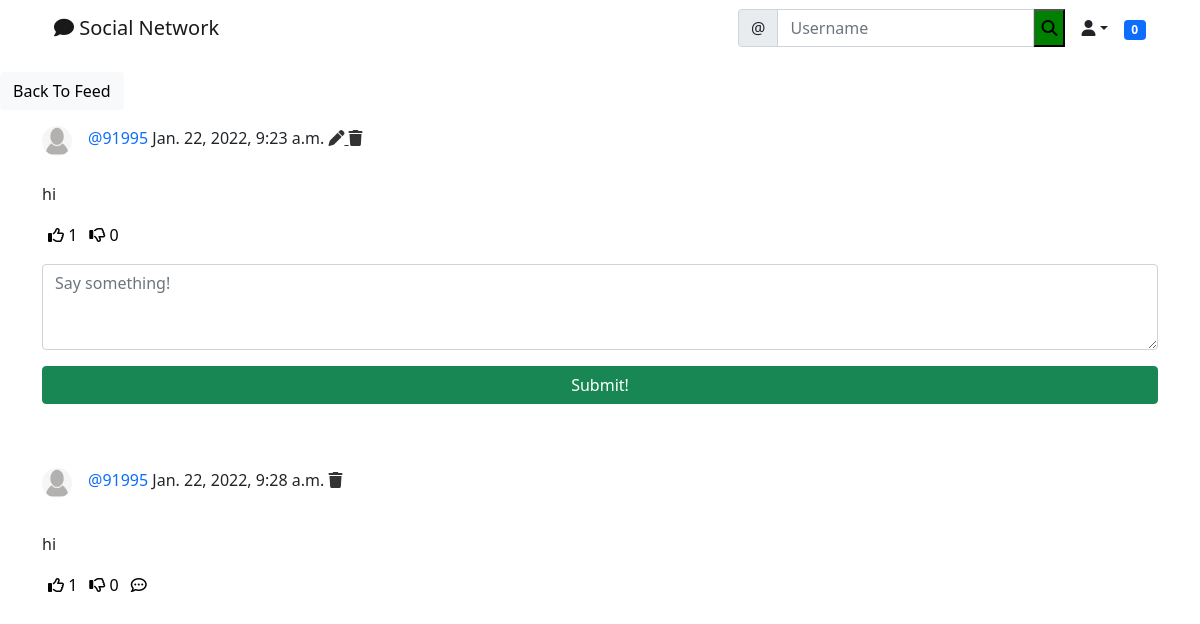
Screenshot of /social/post/16 (signed in) with the database file from the repository.
### social/models.py (models this page shows)
class Post(models.Model):
    body = models.TextField()
    image = models.ImageField(
        upload_to="uploads/post_photos", null=True, blank=True)
    created_on = models.DateTimeField(default=timezone.now)
    author = models.ForeignKey(User, on_delete=models.CASCADE)
    likes = models.ManyToManyField(User, blank=True, related_name='likes')
    dislikes = models.ManyToManyField(
        User, blank=True, related_name='dislikes')

class UserProfile(models.Model):
    user = models.OneToOneField(User, primary_key=True, verbose_name='user',
                                related_name='profile', on_delete=models.CASCADE)
    name = models.CharField(max_length=30, blank=True, null=True)
    bio = models.TextField(max_length=500, blank=True, null=True)
    birth_date = models.DateField(blank=True, null=True)
    location = models.CharField(max_length=100, blank=True, null=True)
    picture = models.ImageField(upload_to='uploads/profile_pictures',
                                default='uploads/profile_pictures/default.png', blank=True)
    followers = models.ManyToManyField(
        User, blank=True, related_name='followers')
    online = models.BooleanField(default=False)

class Comment(models.Model):
    comment = models.TextField()
    created_on = models.DateTimeField(default=timezone.now)
    author = models.ForeignKey(User, on_delete=models.CASCADE)
    post = models.ForeignKey('Post', on_delete=models.CASCADE)
    likes = models.ManyToManyField(
        User, blank=True, related_name='comment_likes')
    dislikes = models.ManyToManyField(
        User, blank=True, related_name='commment_dislikes')
    parent = models.ForeignKey(
        'self', on_delete=models.CASCADE, blank=True, null=True, related_name='+')
    @property
    def children(self):
        return Comment.objects.filter(parent=self).order_by('-created_on').all()
    @property
    def is_parent(self):
        if self.parent is None:
            return True
        else:
            return False

### social/views.py (the view, shortened to what this page needs)
# urls.py: path('post/<int:pk>', PostDetialView.as_view(), name='post_detail'),
class PostDetialView(LoginRequiredMixin, View):
    def get(self, request, pk, *args, **kwargs):
        post = Post.objects.get(pk=pk)
        form = CommentForm()
        comments = Comment.objects.filter(post=post).order_by('-created_on')
        context = {'post': post, 'form': form, 'comments': comments}
        return render(request, 'social/post_detail.html', context)

### social/forms.py
class CommentForm(forms.ModelForm):
    comment = forms.CharField(
        label='',
        widget=forms.Textarea(attrs={
            'rows': 3,
            'placeholder': 'Say something!'
        })
    )
    class Meta:
        model = Comment
        fields = ['comment']

### landing/templatetags/custom_tags.py (called while the page is built)
@register.inclusion_tag('social/show_notifications.html', takes_context=True)
def show_notifications(context):
    request_user = context['request'].user
    notifications = Notification.objects.filter(
        to_user=request_user).exclude(user_has_seen=True).order_by('-date')
    return {'notifications': notifications}

### social/templates/social/post_detail.html (shortened to what this page needs)
{% extends "landing/base.html" %}
{% load crispy_forms_tags %}
{% load static %}
{% block content %}
<div class="row  mt-3">
  <div class="col-md-5 col-sm-12">
    <a href="{%url 'post_list'%}" class="btn btn-light">Back To Feed</a>
  </div>
</div>
<div class="container-md">
  <div class="row justify-content-center mt-3">
    <div class="">
        <a href="{% url 'profile' post.author.profile.pk%}">
        <img src="{{post.author.profile.picture.url}}" alt="" class="rounded-circle" style="float: left; margin-right: 1rem" height="30" width="30">
        <p style="padding-top: 0.5 rem;">
          <a href="{% url 'profile' post.author.profile.pk%}" style="text-decoration: none" class="text-primary"> @{{post.author}}</a> {{post.created_on}} {% if request.user == post.author %}<a href="{%url 'post_edit' post.pk%}" style="color: #333"> <i class="fas fa-pen"></i> </a><a href="{%url 'post_delete' post.pk%}" style="color:#333"> <i class="fas fa-trash"></i>  </a>{% endif %}
        </p>
        </a>
    </div>
      <p>{{post.body}}</p>
      <div class="d-flex flex-row">
        <form class="" action="{% url 'like' post.pk%}" method="post">
          <button type="submit" style="background-color: transparent; border: none; box-shadow: none;"> <i class="far fa-thumbs-up"></i>  <span>{{post.likes.all.count}}</span> </button>
        </form>
        <form class="" action="{% url 'dislike' post.pk%}" method="post">
          <button type="submit" style="background-color: transparent; border: none; box-shadow: none;"> <i class="far fa-thumbs-down"></i>  <span>{{post.dislikes.all.count}}</span> </button>
        </form>
      </div>
  </div>
</div>
<div class="container-md">
  <div class="row justify-content-center mt-3">
    <div class="col md-5 col-sm-12">
      <form method="POST">
        {{ form|crispy }}
        <div class="d-grid gap-2">
          <button  class="btn btn-success mt-3 mb-5">Submit!</button>
        </div>
      </form>
    </div>
  </div>
</div>
<div class="container-md">
  <div class="row justify-content-center mt-3">
    <div class="col md-5 col-sm-12">
      {% for comment in  comments%}
      {%if comment.is_parent%}
      <div class="">
          <a href="{% url 'profile' comment.author.profile.pk%}">
          <img src="{{comment.author.profile.picture.url}}" alt="" class="rounded-circle" style="float: left; margin-right: 1rem" height="30" width="30">
          <p style="padding-top: 0.5 rem;">
            <a href="{% url 'profile' comment.author.profile.pk%}" style="text-decoration: none" class="text-primary"> @{{comment.author}} </a> {{comment.created_on}} {% if request.user == comment.author %} <a href="{%url 'comment_delete' post.pk comment.pk%}" style="color:#333"> <i class="fas fa-trash"></i>  </a> {% endif %}
          </p>
          </a>
      </div>
        </p><br>
        <p>{{comment.comment}}</p>
        <div class="d-flex flex-row">
          <form class="" action="{% url 'comment_like' post.pk comment.pk%}" method="post">
            <button type="submit" style="background-color: transparent; border: none; box-shadow: none;"> <i class="far fa-thumbs-up"></i>  <span>{{comment.likes.all.count}}</span> </button>
          </form>
          <form class="" action="{% url 'comment_dislike' post.pk comment.pk%}" method="post">
            <button type="submit" style="background-color: transparent; border: none; box-shadow: none;"> <i class="far fa-thumbs-down"></i>  <span>{{comment.dislikes.all.count}}</span></button>
          </form>
          <div class="">
            <button type="" name="button" style="background-color: transparent; border: none; box-shadow: none;"> <i class="far fa-comment-dots" onclick="commentReply({{comment.pk}})"></i> </button>
          </div>
        </div>
        {%endif%}
      {% endfor %}
    </div>
  </div>
</div>
{% endblock %}

### landing/templates/landing/base.html (style rules this page uses)
:root { --send-bg: #0B93F6; --send-color: white; --receive-bg: #E5E5EA; --receive-text: black; --page-background: white; }

### rows the page displays
Post: author.profile.picture (placeholder picture), author "91995", created_on "Jan. 22, 2022, 9:23 a.m.", body "hi", likes.all.count "1", dislikes.all.count "0"
Comment: author.profile.picture (placeholder picture), author "91995", created_on "Jan. 22, 2022, 9:28 a.m.", comment "hi", likes.all.count "1", dislikes.all.count "0"

### other values shown
{{ notifications.count }} "0"
